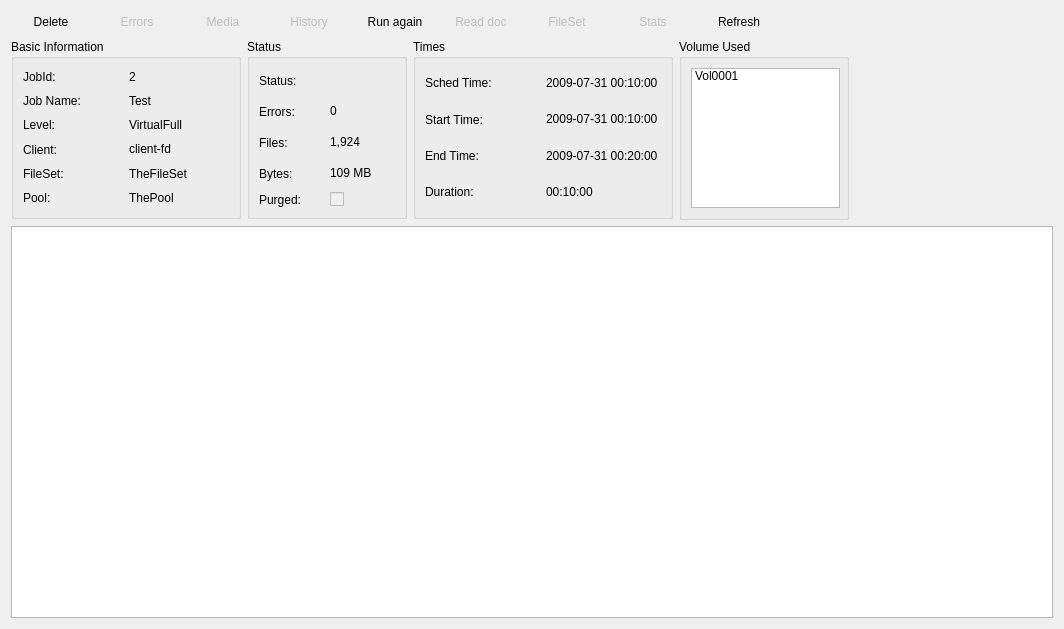
<ui version="4.0" >
 <class>JobForm</class>
 <widget class="QWidget" name="JobForm" >
  <property name="geometry" >
   <rect>
    <x>0</x>
    <y>0</y>
    <width>1064</width>
    <height>629</height>
   </rect>
  </property>
  <property name="windowTitle" >
   <string>Form</string>
  </property>
  <layout class="QVBoxLayout" >
   <item>
    <layout class="QHBoxLayout" >
     <item>
      <layout class="QHBoxLayout" >
       <item>
        <widget class="QPushButton" name="pbDelete" >
         <property name="text" >
          <string>Delete</string>
         </property>
         <property name="icon" >
          <iconset resource="../main.qrc" >:/images/purge.png</iconset>
         </property>
         <property name="flat" >
          <bool>true</bool>
         </property>
        </widget>
       </item>
       <item>
        <widget class="QPushButton" name="pbErrors" >
         <property name="enabled" >
          <bool>false</bool>
         </property>
         <property name="toolTip" >
          <string>View errors for this Job</string>
         </property>
         <property name="text" >
          <string>Errors</string>
         </property>
         <property name="icon" >
          <iconset resource="../main.qrc" >:/images/zoom.png</iconset>
         </property>
         <property name="flat" >
          <bool>true</bool>
         </property>
        </widget>
       </item>
       <item>
        <widget class="QPushButton" name="pbMedia" >
         <property name="enabled" >
          <bool>false</bool>
         </property>
         <property name="text" >
          <string>Media</string>
         </property>
         <property name="icon" >
          <iconset resource="../main.qrc" >:/images/zoom.png</iconset>
         </property>
         <property name="flat" >
          <bool>true</bool>
         </property>
        </widget>
       </item>
       <item>
        <widget class="QPushButton" name="pbHistory" >
         <property name="enabled" >
          <bool>false</bool>
         </property>
         <property name="text" >
          <string>History</string>
         </property>
         <property name="icon" >
          <iconset resource="../main.qrc" >:/images/zoom.png</iconset>
         </property>
         <property name="flat" >
          <bool>true</bool>
         </property>
        </widget>
       </item>
       <item>
        <widget class="QPushButton" name="pbRun" >
         <property name="sizePolicy" >
          <sizepolicy vsizetype="Fixed" hsizetype="Fixed" >
           <horstretch>0</horstretch>
           <verstretch>0</verstretch>
          </sizepolicy>
         </property>
         <property name="text" >
          <string>Run again</string>
         </property>
         <property name="icon" >
          <iconset resource="../main.qrc" >:/images/R.png</iconset>
         </property>
         <property name="flat" >
          <bool>true</bool>
         </property>
        </widget>
       </item>
       <item>
        <widget class="QPushButton" name="pbDoc" >
         <property name="enabled" >
          <bool>false</bool>
         </property>
         <property name="text" >
          <string>Read doc</string>
         </property>
         <property name="flat" >
          <bool>true</bool>
         </property>
        </widget>
       </item>
       <item>
        <widget class="QPushButton" name="pbFileSet" >
         <property name="enabled" >
          <bool>false</bool>
         </property>
         <property name="text" >
          <string>FileSet</string>
         </property>
         <property name="icon" >
          <iconset resource="../main.qrc" >:/images/zoom.png</iconset>
         </property>
         <property name="flat" >
          <bool>true</bool>
         </property>
        </widget>
       </item>
       <item>
        <widget class="QPushButton" name="pbStats" >
         <property name="enabled" >
          <bool>false</bool>
         </property>
         <property name="text" >
          <string>Stats</string>
         </property>
         <property name="icon" >
          <iconset resource="../main.qrc" >:/images/zoom.png</iconset>
         </property>
         <property name="flat" >
          <bool>true</bool>
         </property>
        </widget>
       </item>
       <item>
        <widget class="QPushButton" name="pbRefresh" >
         <property name="text" >
          <string>Refresh</string>
         </property>
         <property name="icon" >
          <iconset resource="../main.qrc" >:/images/view-refresh.png</iconset>
         </property>
         <property name="flat" >
          <bool>true</bool>
         </property>
        </widget>
       </item>
      </layout>
     </item>
     <item>
      <spacer>
       <property name="orientation" >
        <enum>Qt::Horizontal</enum>
       </property>
       <property name="sizeHint" >
        <size>
         <width>40</width>
         <height>20</height>
        </size>
       </property>
      </spacer>
     </item>
    </layout>
   </item>
   <item>
    <layout class="QHBoxLayout" >
     <item>
      <widget class="QGroupBox" name="groupBox" >
       <property name="sizePolicy" >
        <sizepolicy vsizetype="Fixed" hsizetype="Fixed" >
         <horstretch>0</horstretch>
         <verstretch>0</verstretch>
        </sizepolicy>
       </property>
       <property name="minimumSize" >
        <size>
         <width>230</width>
         <height>180</height>
        </size>
       </property>
       <property name="baseSize" >
        <size>
         <width>230</width>
         <height>180</height>
        </size>
       </property>
       <property name="title" >
        <string>Basic Information</string>
       </property>
       <layout class="QGridLayout" >
        <item row="0" column="0" >
         <widget class="QLabel" name="label" >
          <property name="text" >
           <string>JobId:</string>
          </property>
         </widget>
        </item>
        <item row="0" column="1" >
         <widget class="QLabel" name="label_JobId" >
          <property name="text" >
           <string>2</string>
          </property>
          <property name="textInteractionFlags" >
           <set>Qt::LinksAccessibleByMouse|Qt::NoTextInteraction|Qt::TextSelectableByMouse</set>
          </property>
         </widget>
        </item>
        <item row="1" column="0" >
         <widget class="QLabel" name="label_2" >
          <property name="text" >
           <string>Job Name:</string>
          </property>
         </widget>
        </item>
        <item row="1" column="1" >
         <widget class="QLabel" name="label_Name" >
          <property name="text" >
           <string>Test</string>
          </property>
          <property name="textInteractionFlags" >
           <set>Qt::LinksAccessibleByMouse|Qt::NoTextInteraction|Qt::TextSelectableByMouse</set>
          </property>
         </widget>
        </item>
        <item row="2" column="0" >
         <widget class="QLabel" name="label_3" >
          <property name="text" >
           <string>Level:</string>
          </property>
         </widget>
        </item>
        <item row="2" column="1" >
         <widget class="QLabel" name="label_Level" >
          <property name="text" >
           <string>VirtualFull</string>
          </property>
          <property name="textInteractionFlags" >
           <set>Qt::LinksAccessibleByMouse|Qt::NoTextInteraction|Qt::TextSelectableByMouse</set>
          </property>
         </widget>
        </item>
        <item row="3" column="0" >
         <widget class="QLabel" name="label_28" >
          <property name="text" >
           <string>Client:</string>
          </property>
         </widget>
        </item>
        <item row="3" column="1" >
         <widget class="QLabel" name="label_Client" >
          <property name="text" >
           <string>client-fd</string>
          </property>
          <property name="textInteractionFlags" >
           <set>Qt::LinksAccessibleByMouse|Qt::NoTextInteraction|Qt::TextSelectableByMouse</set>
          </property>
         </widget>
        </item>
        <item row="4" column="0" >
         <widget class="QLabel" name="label_7" >
          <property name="text" >
           <string>FileSet:</string>
          </property>
         </widget>
        </item>
        <item row="4" column="1" >
         <widget class="QLabel" name="label_FileSet" >
          <property name="text" >
           <string>TheFileSet</string>
          </property>
          <property name="textInteractionFlags" >
           <set>Qt::LinksAccessibleByMouse|Qt::NoTextInteraction|Qt::TextSelectableByMouse</set>
          </property>
         </widget>
        </item>
        <item row="5" column="0" >
         <widget class="QLabel" name="label_11" >
          <property name="text" >
           <string>Pool:</string>
          </property>
         </widget>
        </item>
        <item row="5" column="1" >
         <widget class="QLabel" name="label_Pool" >
          <property name="text" >
           <string>ThePool</string>
          </property>
          <property name="textInteractionFlags" >
           <set>Qt::LinksAccessibleByMouse|Qt::NoTextInteraction|Qt::TextSelectableByMouse</set>
          </property>
         </widget>
        </item>
       </layout>
      </widget>
     </item>
     <item>
      <widget class="QGroupBox" name="groupBox_4" >
       <property name="sizePolicy" >
        <sizepolicy vsizetype="Fixed" hsizetype="Fixed" >
         <horstretch>0</horstretch>
         <verstretch>0</verstretch>
        </sizepolicy>
       </property>
       <property name="minimumSize" >
        <size>
         <width>160</width>
         <height>180</height>
        </size>
       </property>
       <property name="baseSize" >
        <size>
         <width>160</width>
         <height>180</height>
        </size>
       </property>
       <property name="title" >
        <string>Status</string>
       </property>
       <layout class="QGridLayout" >
        <item row="0" column="0" >
         <widget class="QLabel" name="label_6" >
          <property name="text" >
           <string>Status:</string>
          </property>
         </widget>
        </item>
        <item row="0" column="1" >
         <widget class="QLabel" name="label_JobStatus" >
          <property name="text" >
           <string/>
          </property>
          <property name="pixmap" >
           <pixmap resource="../main.qrc" >:/images/T.png</pixmap>
          </property>
          <property name="scaledContents" >
           <bool>false</bool>
          </property>
         </widget>
        </item>
        <item row="1" column="0" >
         <widget class="QLabel" name="label_10" >
          <property name="text" >
           <string>Errors:</string>
          </property>
         </widget>
        </item>
        <item row="1" column="1" >
         <widget class="QLabel" name="label_JobErrors" >
          <property name="text" >
           <string>0</string>
          </property>
          <property name="textInteractionFlags" >
           <set>Qt::LinksAccessibleByMouse|Qt::NoTextInteraction|Qt::TextSelectableByMouse</set>
          </property>
         </widget>
        </item>
        <item row="2" column="0" >
         <widget class="QLabel" name="label_8" >
          <property name="text" >
           <string>Files:</string>
          </property>
         </widget>
        </item>
        <item row="2" column="1" >
         <widget class="QLabel" name="label_JobFiles" >
          <property name="text" >
           <string>1,924</string>
          </property>
          <property name="textInteractionFlags" >
           <set>Qt::LinksAccessibleByMouse|Qt::NoTextInteraction|Qt::TextSelectableByMouse</set>
          </property>
         </widget>
        </item>
        <item row="3" column="0" >
         <widget class="QLabel" name="label_9" >
          <property name="text" >
           <string>Bytes:</string>
          </property>
         </widget>
        </item>
        <item row="3" column="1" >
         <widget class="QLabel" name="label_JobBytes" >
          <property name="text" >
           <string>109 MB</string>
          </property>
          <property name="textInteractionFlags" >
           <set>Qt::LinksAccessibleByMouse|Qt::NoTextInteraction|Qt::TextSelectableByMouse</set>
          </property>
         </widget>
        </item>
        <item row="4" column="0" >
         <widget class="QLabel" name="label_25" >
          <property name="text" >
           <string>Purged:</string>
          </property>
         </widget>
        </item>
        <item row="4" column="1" >
         <widget class="QCheckBox" name="chkbox_PurgedFiles" >
          <property name="enabled" >
           <bool>false</bool>
          </property>
          <property name="text" >
           <string/>
          </property>
          <property name="checkable" >
           <bool>true</bool>
          </property>
         </widget>
        </item>
       </layout>
      </widget>
     </item>
     <item>
      <widget class="QGroupBox" name="groupBox_3" >
       <property name="sizePolicy" >
        <sizepolicy vsizetype="Fixed" hsizetype="Fixed" >
         <horstretch>0</horstretch>
         <verstretch>0</verstretch>
        </sizepolicy>
       </property>
       <property name="minimumSize" >
        <size>
         <width>260</width>
         <height>180</height>
        </size>
       </property>
       <property name="baseSize" >
        <size>
         <width>260</width>
         <height>180</height>
        </size>
       </property>
       <property name="title" >
        <string>Times</string>
       </property>
       <layout class="QGridLayout" >
        <item row="0" column="0" >
         <widget class="QLabel" name="label_26" >
          <property name="text" >
           <string>Sched Time:</string>
          </property>
         </widget>
        </item>
        <item row="0" column="1" >
         <widget class="QLabel" name="label_SchedTime" >
          <property name="text" >
           <string>2009-07-31 00:10:00</string>
          </property>
          <property name="textInteractionFlags" >
           <set>Qt::LinksAccessibleByMouse|Qt::NoTextInteraction|Qt::TextSelectableByMouse</set>
          </property>
         </widget>
        </item>
        <item row="1" column="0" >
         <widget class="QLabel" name="label_5" >
          <property name="text" >
           <string>Start Time:</string>
          </property>
         </widget>
        </item>
        <item row="1" column="1" >
         <widget class="QLabel" name="label_StartTime" >
          <property name="text" >
           <string>2009-07-31 00:10:00</string>
          </property>
          <property name="textInteractionFlags" >
           <set>Qt::LinksAccessibleByMouse|Qt::NoTextInteraction|Qt::TextSelectableByMouse</set>
          </property>
         </widget>
        </item>
        <item row="2" column="0" >
         <widget class="QLabel" name="label_19" >
          <property name="text" >
           <string>End Time:</string>
          </property>
         </widget>
        </item>
        <item row="2" column="1" >
         <widget class="QLabel" name="label_EndTime" >
          <property name="text" >
           <string>2009-07-31 00:20:00</string>
          </property>
          <property name="textInteractionFlags" >
           <set>Qt::LinksAccessibleByMouse|Qt::NoTextInteraction|Qt::TextSelectableByMouse</set>
          </property>
         </widget>
        </item>
        <item row="3" column="0" >
         <widget class="QLabel" name="label_4" >
          <property name="text" >
           <string>Duration:</string>
          </property>
         </widget>
        </item>
        <item row="3" column="1" >
         <widget class="QLabel" name="label_Duration" >
          <property name="text" >
           <string>00:10:00</string>
          </property>
          <property name="textInteractionFlags" >
           <set>Qt::LinksAccessibleByMouse|Qt::NoTextInteraction|Qt::TextSelectableByMouse</set>
          </property>
         </widget>
        </item>
       </layout>
      </widget>
     </item>
     <item>
      <widget class="QGroupBox" name="groupBox_2" >
       <property name="sizePolicy" >
        <sizepolicy vsizetype="Fixed" hsizetype="Fixed" >
         <horstretch>0</horstretch>
         <verstretch>0</verstretch>
        </sizepolicy>
       </property>
       <property name="minimumSize" >
        <size>
         <width>170</width>
         <height>181</height>
        </size>
       </property>
       <property name="maximumSize" >
        <size>
         <width>170</width>
         <height>181</height>
        </size>
       </property>
       <property name="baseSize" >
        <size>
         <width>170</width>
         <height>180</height>
        </size>
       </property>
       <property name="title" >
        <string>Volume Used</string>
       </property>
       <layout class="QHBoxLayout" >
        <item>
         <widget class="QListWidget" name="list_Volume" >
          <property name="sizePolicy" >
           <sizepolicy vsizetype="Fixed" hsizetype="Fixed" >
            <horstretch>0</horstretch>
            <verstretch>0</verstretch>
           </sizepolicy>
          </property>
          <property name="minimumSize" >
           <size>
            <width>149</width>
            <height>140</height>
           </size>
          </property>
          <property name="maximumSize" >
           <size>
            <width>149</width>
            <height>140</height>
           </size>
          </property>
          <property name="baseSize" >
           <size>
            <width>149</width>
            <height>140</height>
           </size>
          </property>
          <item>
           <property name="text" >
            <string>Vol0001</string>
           </property>
           <property name="icon" >
            <iconset resource="../main.qrc" >:/images/inflag1.png</iconset>
           </property>
          </item>
         </widget>
        </item>
       </layout>
      </widget>
     </item>
     <item>
      <spacer>
       <property name="orientation" >
        <enum>Qt::Horizontal</enum>
       </property>
       <property name="sizeHint" >
        <size>
         <width>40</width>
         <height>20</height>
        </size>
       </property>
      </spacer>
     </item>
    </layout>
   </item>
   <item>
    <widget class="QTextEdit" name="textJobLog" >
     <property name="html" >
      <string>&lt;html>&lt;head>&lt;meta name="qrichtext" content="1" />&lt;style type="text/css">
p, li { white-space: pre-wrap; }
&lt;/style>&lt;/head>&lt;body style=" font-family:'Sans Serif'; font-size:10pt; font-weight:400; font-style:normal;">
&lt;p style="-qt-paragraph-type:empty; margin-top:0px; margin-bottom:0px; margin-left:0px; margin-right:0px; -qt-block-indent:0; text-indent:0px; font-family:'DejaVu Sans';">&lt;/p>&lt;/body>&lt;/html></string>
     </property>
    </widget>
   </item>
  </layout>
 </widget>
 <resources>
  <include location="../main.qrc" />
 </resources>
 <connections/>
</ui>
